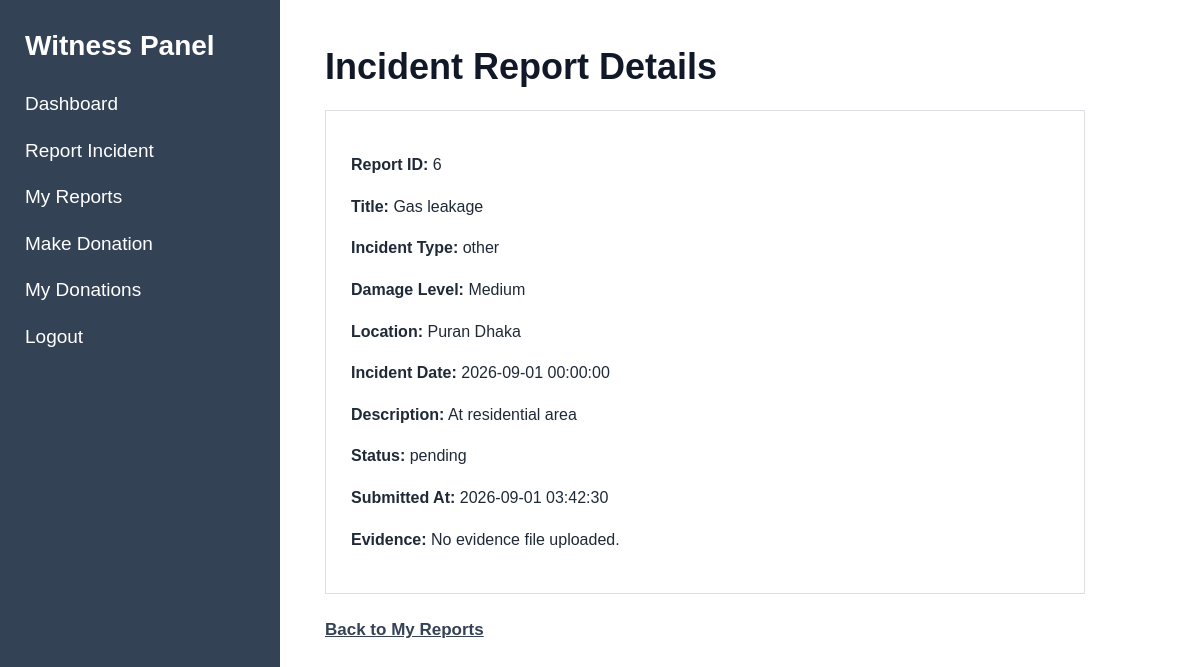
The app's page /index.php?page=witness-report-view&id=6 (signed in) with its own data.
### tables this page shows
CREATE TABLE `witness_reports` (
  `id` int(11) NOT NULL,
  `witness_id` int(11) NOT NULL,
  `title` varchar(150) NOT NULL,
  `description` text NOT NULL,
  `damage_level` varchar(20) NOT NULL DEFAULT 'low',
  `incident_type` varchar(50) NOT NULL,
  `location` varchar(255) NOT NULL,
  `incident_date` datetime NOT NULL,
  `evidence_file` varchar(255) DEFAULT NULL,
  `status` varchar(30) NOT NULL DEFAULT 'pending',
  `created_at` timestamp NOT NULL DEFAULT current_timestamp(),
  `updated_at` timestamp NOT NULL DEFAULT current_timestamp() ON UPDATE current_timestamp()
);

### models/WitnessModel.php (called while the page is built, shortened)
<?php
function getWitnessReportById(
    $conn,
    $report_id,
    $witness_id
) {
    $sql = "SELECT *
            FROM witness_reports
            WHERE id = ?
            AND witness_id = ?
            LIMIT 1";
    $stmt = mysqli_prepare(
        $conn,
        $sql
    );
    mysqli_stmt_bind_param(
        $stmt,
        "ii",
        $report_id,
        $witness_id
    );
    mysqli_stmt_execute($stmt);
    $result =
        mysqli_stmt_get_result($stmt);
    $report =
        mysqli_fetch_assoc($result);
    return $report;
}

### views/witness/view_report.php (the view)
<?php require_once "views/partials/header.php"; ?>
<?php require_once "views/partials/sidebar.php"; ?>
<div class="content">
    <h1>Incident Report Details</h1>
    <?php if (!$report): ?>
        <p>
            Incident report not found.
        </p>
        <p>
            <a href="index.php?page=witness-reports">
                Back to My Reports
            </a>
        </p>
    <?php else: ?>
        <div class="card">
            <p>
                <strong>Report ID:</strong>
                <?php echo (int)$report['id']; ?>
            </p>
            <p>
                <strong>Title:</strong>
                <?php echo htmlspecialchars($report['title']); ?>
            </p>
            <p>
                <strong>Incident Type:</strong>
                <?php echo htmlspecialchars($report['incident_type']); ?>
            </p>
            <p>
    <strong>Damage Level:</strong>
    <?php
    echo htmlspecialchars(
        ucfirst($report['damage_level'] ?? 'Not specified')
    );
    ?>
</p>
            <p>
                <strong>Location:</strong>
                <?php echo htmlspecialchars($report['location']); ?>
            </p>
            <p>
                <strong>Incident Date:</strong>
                <?php echo htmlspecialchars($report['incident_date']); ?>
            </p>
            <p>
                <strong>Description:</strong>
                <?php
                echo nl2br(
                    htmlspecialchars($report['description'])
                );
                ?>
            </p>
            <p>
                <strong>Status:</strong>
                <?php echo htmlspecialchars($report['status']); ?>
            </p>
            <?php if (!empty($report['created_at'])): ?>
                <p>
                    <strong>Submitted At:</strong>
                    <?php
                    echo htmlspecialchars(
                        $report['created_at']
                    );
                    ?>
                </p>
            <?php endif; ?>
           <?php if (!empty($report['evidence_file'])): ?>
    <p>
        <strong>Evidence:</strong>
        <a
            href="<?php echo htmlspecialchars($report['evidence_file']); ?>"
            target="_blank"
        >
            View Evidence
        </a>
    </p>
<?php else: ?>
    <p>
        <strong>Evidence:</strong>
        No evidence file uploaded.
    </p>
<?php endif; ?>
        </div>
        <p>
            <a href="index.php?page=witness-reports">
                Back to My Reports
            </a>
        </p>
    <?php endif; ?>
</div>
<?php require_once "views/partials/footer.php"; ?>

### assets/css/style.css (style rules this page uses)
* { box-sizing: border-box; }
body { margin: 0; font-family: Arial, Helvetica, sans-serif; background: #f5f6f8; color: #1f2937; }
.content { margin-left: 280px; padding: 45px; min-height: 100vh; background: white; }
.content h1 { margin-top: 0; margin-bottom: 20px; font-size: 36px; line-height: 1.2; color: #111827; }
.content>p { font-size: 17px; line-height: 1.6; margin-bottom: 22px; }
.card { max-width: 760px; background: white; border: 1px solid #dcdfe4; padding: 25px; margin-top: 22px; margin-bottom: 22px; }
.card p { font-size: 16px; line-height: 1.6; }
.content a { color: #344256; font-weight: 600; text-decoration: underline; }

### records on screen
witness_reports: id "6", title "Gas leakage", incident_type "other", damage_level "Medium", location "Puran Dhaka", incident_date "2026-09-01 00:00:00", description "At residential area", status "pending", created_at "2026-09-01 03:42:30"
